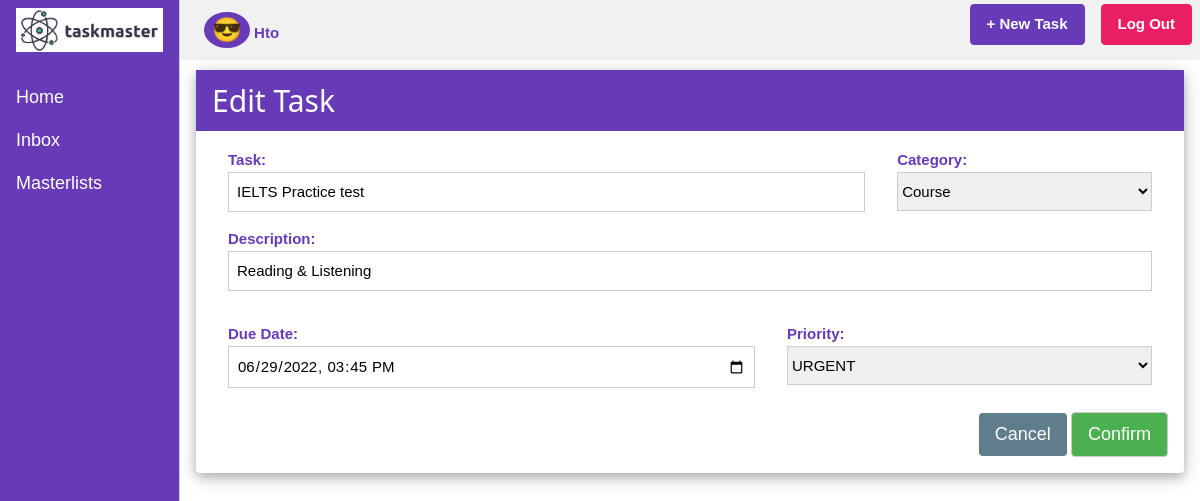
Screenshot of /taskmaster/task/2/update/ (signed in) with the database file from the repository.
### taskmaster/models.py (models this page shows, shortened)
class Item(models.Model):
    class Priority(models.TextChoices):
        P1 = "!", _('WAITING')
        P2 = "!!", _('TODO')
        P3 = "!!!", _('URGENT')
    todolist = models.ForeignKey(ToDoList, on_delete=models.CASCADE)
    name = models.CharField(max_length=200)
    priority = models.CharField(max_length=3, choices=Priority.choices, default=Priority.P1)
    created_at = models.DateTimeField(auto_now=True)
    description = models.CharField(max_length=200, null=True, blank=True)
    due_date = models.DateTimeField(null=True)
    complete = models.BooleanField(default="False")

### taskmaster/views.py (the view)
# urls.py: path('task/<int:pk>/update/', views.TaskUpdateView.as_view(), name="task_update"),
class TaskUpdateView(LoginRequiredMixin, UpdateView):
    model = Item
    form_class = ItemForm
    success_url = reverse_lazy('taskmaster:inbox')
    def get_form_kwargs(self):
        kwargs = super().get_form_kwargs()
        kwargs['user'] = self.request.user
        return kwargs

### taskmaster/forms.py
class ItemForm(forms.ModelForm):
    class Meta:
        model = Item
        fields = ['name', 'description', 'due_date', 'todolist', 'priority']
    def __init__(self, *args, **kwargs):
        user = kwargs.pop('user', None)
        super().__init__(*args, **kwargs)
        self.fields['todolist'].queryset = self.fields['todolist'].queryset.filter(user=user)

### taskmaster/models.py (called while the page is built)
    def __str__(self):
        return self.name

### taskmaster/templates/taskmaster/item_form.html (shortened to what this page needs)
{% extends 'taskmaster/base.html' %}
{% load widget_tweaks %}
{% block pagename %}
	<span class="w3-badge w3-xlarge w3-deep-purple">
        😎
    </span>
    <span class="w3-text-deep-purple">
        <b>{{user.username|capfirst}}</b>
    </span>
{% endblock pagename %}
{% block content %}
<div class="w3-card-4 w3-round" >
	<div class="w3-deep-purple">
		{% if item %}
			<h2 class="w3-padding">Edit Task</h2>
		{% else %}
			<h2 class="w3-padding">Create New Task</h2>
		{% endif %}
	</div>
	<form method="post" class="w3-container">
		<div class="w3-cell-row w3">
			<div class="w3-cell w3-padding" style="width:70%;">
				<label class="w3-text-deep-purple"><b>Task:</b></label>
				{{form.name | add_class:"w3-input w3-border"}}
			</div>
			<div class="w3-cell w3-padding">
			<label class="w3-text-deep-purple"><b>Category:</b></label>
			{{form.todolist | add_class:"w3-select w3-border"}}
		</div>
		</div>
		<div class="w3-padding">
			<label class="w3-text-deep-purple"><b>Description:</b></label>
			{{form.description | add_class:"w3-input w3-border"}}
		</div>
		<div class="w3-cell-row w3-section">
			<div class="w3-cell w3-padding">
				<label class="w3-text-deep-purple"><b>Due Date:</b></label>
				{% render_field form.due_date type="datetime-local" class+="w3-input w3-border" %}
			</div>
			<div class="w3-cell w3-padding">
				<label class="w3-text-deep-purple"><b>Priority:</b></label>
				{{form.priority | add_class:"w3-select w3-border"}}
			</div>
		</div>
		<div class="w3-right w3-margin-bottom">
			<a href="{% url 'taskmaster:master' %}" class="w3-button w3-blue-grey w3-hover-purple w3-large w3-round">Cancel</a>
			{% if item %}
				<button class="w3-button w3-green w3-border w3-hover-purple w3-large w3-round"  type="submit">Confirm</button>
			{% else %}
				<button class="w3-button w3-green w3-border w3-hover-purple w3-large w3-round"  type="submit">Add New Task</button>
			{% endif %}
		</div>
	</form>
</div>
{% endblock %}

### taskmaster/static/taskmaster/w3.css (style rules this page uses)
html { box-sizing:border-box }
*,*:before,*:after { box-sizing:inherit }
html { -ms-text-size-adjust:100%;-webkit-text-size-adjust:100% }
body { margin:0 }
a { background-color:transparent }
b,strong { font-weight:bolder }
button,input,select,textarea,optgroup { font:inherit;margin:0 }
button,input { overflow:visible }
button,select { text-transform:none }
button,[type=button],[type=reset],[type=submit] { -webkit-appearance:button }
html,body { font-family:Verdana,sans-serif;font-size:15px;line-height:1.5 }
html { overflow-x:hidden }
h2 { font-size:30px }
h1,h2,h3,h4,h5,h6 { font-family:"Segoe UI",Arial,sans-serif;font-weight:400;margin:10px 0 }
a { color:inherit }
.w3-btn,.w3-button { border:none;display:inline-block;padding:8px 16px;vertical-align:middle;overflow:hidden;text-decoration:none;color:inherit;background-color:inherit;text-align:center;cursor:pointer;white-space:nowrap }
.w3-btn,.w3-button { -webkit-touch-callout:none;-webkit-user-select:none;-khtml-user-select:none;-moz-user-select:none;-ms-user-select:none;user-select:none }
.w3-badge,.w3-tag { background-color:#000;color:#fff;display:inline-block;padding-left:8px;padding-right:8px;text-align:center }
.w3-badge { border-radius:50% }
.w3-input { padding:8px;display:block;border:none;border-bottom:1px solid #ccc;width:100% }
.w3-select { padding:9px 0;width:100%;border:none;border-bottom:1px solid #ccc }
.w3-container:after,.w3-container:before,.w3-panel:after,.w3-panel:before,.w3-row:after,.w3-row:before,.w3-row-padding:after,.w3-row-padding:before, .w3-cell-row:before,.w3-cell-row:after,.w3-clear:after,.w3-clear:before,.w3-bar:before,.w3-bar:after { content:"";display:table;clear:both }
.w3-cell-row { display:table;width:100% }
.w3-cell { display:table-cell }
.w3-round,.w3-round-medium { border-radius:4px }
.w3-container,.w3-panel { padding:0.01em 16px }
.w3-card-4,.w3-hover-shadow:hover { box-shadow:0 4px 10px 0 rgba(0,0,0,0.2),0 4px 20px 0 rgba(0,0,0,0.19) }
.w3-large { font-size:18px!important }
.w3-xlarge { font-size:24px!important }
.w3-border { border:1px solid #ccc!important }
.w3-section,.w3-code { margin-top:16px!important;margin-bottom:16px!important }
.w3-margin-bottom { margin-bottom:16px!important }
.w3-padding { padding:8px 16px!important }
.w3-right { float:right!important }
.w3-blue-grey,.w3-hover-blue-grey:hover,.w3-blue-gray,.w3-hover-blue-gray:hover { color:#fff!important;background-color:#607d8b!important }
.w3-green,.w3-hover-green:hover { color:#fff!important;background-color:#4CAF50!important }
.w3-deep-purple,.w3-hover-deep-purple:hover { color:#fff!important;background-color:#673ab7!important }
.w3-text-deep-purple,.w3-hover-text-deep-purple:hover { color:#673ab7!important }

### rows the page displays
Item: name "IELTS Practice test", todolist "Course", description "Reading & Listening", due_date "06/29/2022 15:45", priority "URGENT"

### other values shown
{{ user.username|capfirst }} "Hto"
